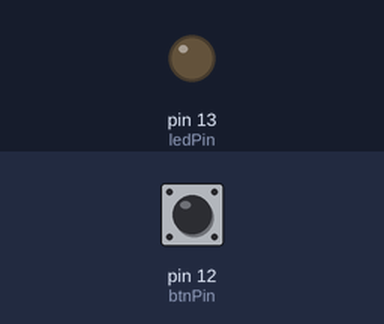
A sketch run on a simulated Arduino Uno, built with avr-gcc and run on an emulated ATmega328P. Parts: output pins drawn as LEDs (lit = HIGH). The test bench sets the inputs (shaded band); at power-on: pin 12 (btnPin) LOW.

Above: at 1.2 s.
1.3 s: pin 12 (btnPin) pulled HIGH for 0.15 s
At 2.2 s:
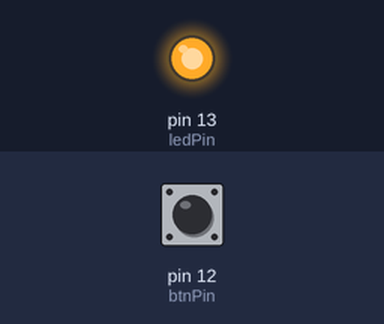
2.9 s: pin 12 (btnPin) pulled HIGH for 1 s
At 3.4 s:
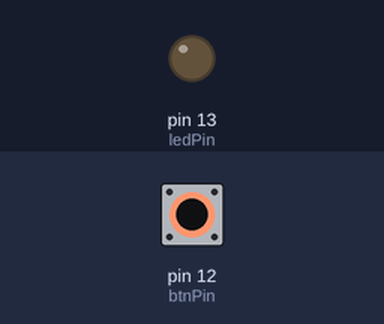
5.4 s: pin 12 (btnPin) pulled HIGH for 3.2 s
At 6.5 s:
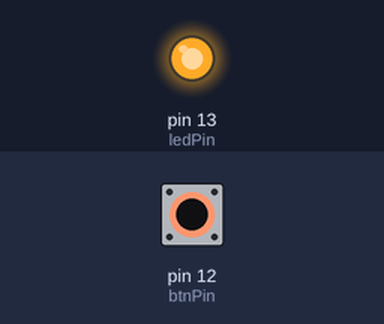
Timing chart, 0 to 8.4 s (numbered marks = the images above; inputs shaded):
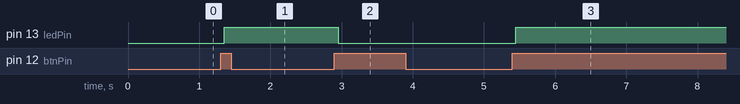

Measured:
- after the input at 1.3 s, pin 13 (ledPin): LOW → HIGH after 0.05 s
- after the input at 2.9 s, pin 13 (ledPin): HIGH → LOW after 0.05 s
- after the input at 5.4 s, pin 13 (ledPin): LOW → HIGH after 0.05 s

The sketch:

4_btnled2.ino
```cpp
const int btnPin = 12;  // 버튼이 연결된 디지털 핀 번호
const int ledPin = 13; // LED가 연결된 디지털 핀 번호

int btnState = 0;      // 버튼 상태를 저장하는 변수
int lastBtnState = 0;  // 이전 버튼 상태를 저장하는 변수
int ledState = LOW;  // LED 상태를 저장할 변수

void setup() {
  pinMode(btnPin, INPUT); //버튼
  pinMode(ledPin, OUTPUT); //led
}

void loop() {
  btnState = digitalRead(btnPin);

  // 버튼 상태가 바뀌면 동작 수행
  if (btnState != lastBtnState) {
    delay(50); // 디바운싱을 위한 짧은 딜레이

    // 버튼이 눌렸을 때
    if (btnState == HIGH) {
      digitalWrite(ledPin, !digitalRead(ledPin)); // LED 상태를 토글
    }
  }

  lastBtnState = btnState; // 현재 버튼 상태를 이전 버튼 상태로 저장
}
```
